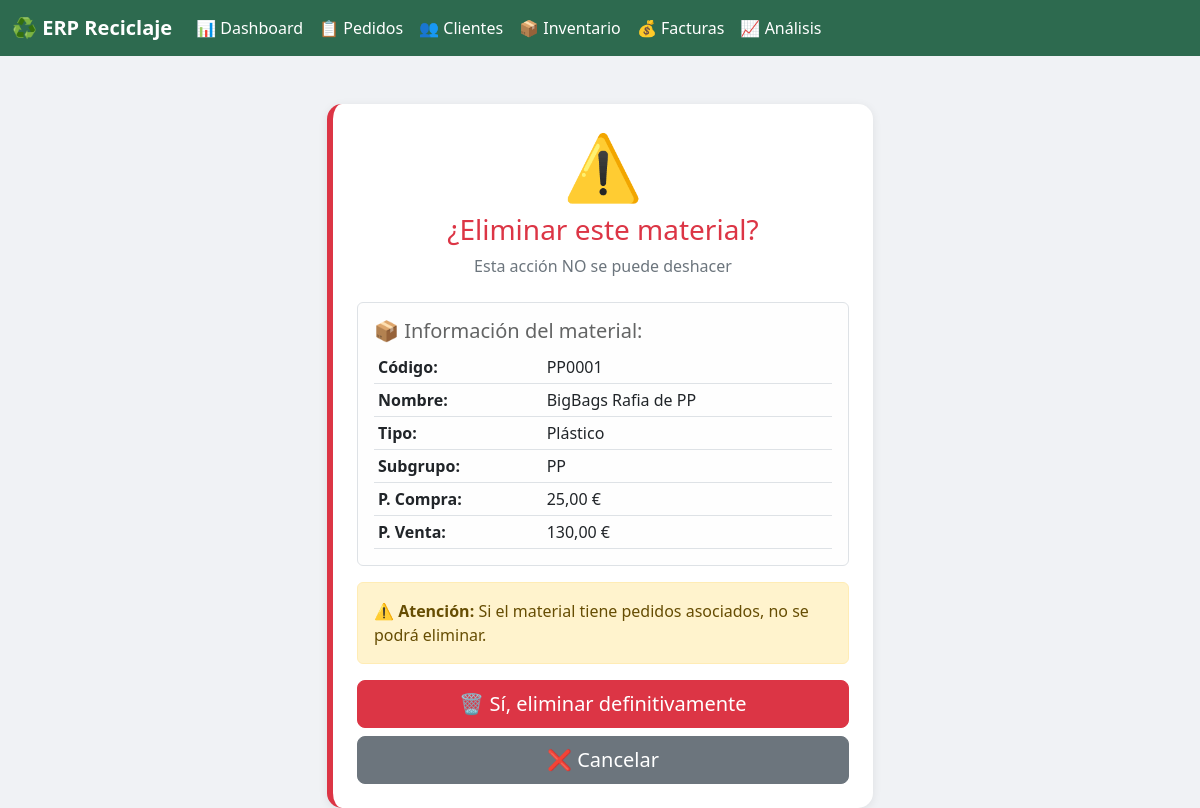
/inventario/1/eliminar/ (signed in), run on the app's committed database.
### inventario/models.py (models this page shows, shortened)
class Material(models.Model):
    UNIDADES = [
        ('KG', 'Kilogramos'),
        ('TN', 'Toneladas'),
        ('UD', 'Unidades'),
    ]
    codigo = models.CharField(max_length=50, unique=True)
    nombre = models.CharField(max_length=200)
    tipo = models.ForeignKey(TipoMaterial, on_delete=models.PROTECT, related_name='materiales')
    subgrupo = models.ForeignKey(SubgrupoMaterial, on_delete=models.PROTECT, related_name='materiales', null=True, blank=True)
    unidad = models.CharField(max_length=5, choices=UNIDADES, default='TN')
    precio_compra = models.DecimalField(max_digits=12, decimal_places=2, default=0)
    precio_venta = models.DecimalField(max_digits=12, decimal_places=2, default=0)
    descripcion = models.TextField(blank=True)
    stock_minimo_critico = models.DecimalField(
        max_digits=12, decimal_places=2, default=100,
        verbose_name="Stock mínimo crítico (tn)"
    )
    stock_minimo_bajo = models.DecimalField(
        max_digits=12, decimal_places=2, default=500,
        verbose_name="Stock mínimo bajo (tn)"
    )
    class Meta:
        verbose_name = "Material"
        verbose_name_plural = "Materiales"
        ordering = ['tipo__nombre', 'subgrupo__nombre', 'nombre']

class TipoMaterial(models.Model):
    nombre = models.CharField(max_length=100, unique=True)
    descripcion = models.TextField(blank=True)
    class Meta:
        verbose_name = "Tipo de material"
        verbose_name_plural = "Tipos de material"
        ordering = ['nombre']

class SubgrupoMaterial(models.Model):
    tipo = models.ForeignKey(TipoMaterial, on_delete=models.CASCADE, related_name='subgrupos')
    nombre = models.CharField(max_length=100)
    descripcion = models.TextField(blank=True)
    class Meta:
        verbose_name = "Subgrupo de material"
        verbose_name_plural = "Subgrupos de material"
        ordering = ['tipo__nombre', 'nombre']
        unique_together = ['tipo', 'nombre']

### inventario/views.py (the view)
# urls.py: path('<int:material_id>/eliminar/', views.confirmar_eliminar_material, name='confirmar_eliminar_material'),
@login_required
def confirmar_eliminar_material(request, material_id):
    material = get_object_or_404(Material, id=material_id)
    context = {
        'material': material,
    }
    return render(request, 'inventario/confirmar_eliminar.html', context)

### inventario/templates/inventario/confirmar_eliminar.html (shortened to what this page needs)
<!DOCTYPE html>
<html lang="es">
<head>
    <link href="https://cdn.jsdelivr.net/npm/bootstrap@5.2.3/dist/css/bootstrap.min.css" rel="stylesheet">
</head>
<body>
    <nav class="navbar navbar-expand-lg navbar-custom">
        <div class="container-fluid">
            <a class="navbar-brand text-white fw-bold" href="/">♻️ ERP Reciclaje</a>
            <div class="collapse navbar-collapse">
                <ul class="navbar-nav me-auto">
                    <li class="nav-item"><a class="nav-link" href="/">📊 Dashboard</a></li>
                    <li class="nav-item"><a class="nav-link" href="/pedidos/">📋 Pedidos</a></li>
                    <li class="nav-item"><a class="nav-link" href="/clientes/">👥 Clientes</a></li>
                    <li class="nav-item"><a class="nav-link active" href="/inventario/">📦 Inventario</a></li>
                    <li class="nav-item"><a class="nav-link" href="/finanzas/">💰 Facturas</a></li>
                    <li class="nav-item"><a class="nav-link" href="/analisis/">📈 Análisis</a></li>
                </ul>
            </div>
        </div>
    </nav>
    <div class="container mt-5">
        <div class="row justify-content-center">
            <div class="col-md-6">
                <div class="card card-custom card-peligro">
                    <div class="card-body p-4">
                        <div class="text-center mb-4">
                            <h1 style="font-size: 4rem;">⚠️</h1>
                            <h3 class="text-danger">¿Eliminar este material?</h3>
                            <p class="text-muted">Esta acción NO se puede deshacer</p>
                        </div>
                        <div class="alert alert-light border">
                            <h5>📦 Información del material:</h5>
                            <table class="table table-sm mb-0">
                                <tr>
                                    <td><strong>Código:</strong></td>
                                    <td>{{ material.codigo }}</td>
                                </tr>
                                <tr>
                                    <td><strong>Nombre:</strong></td>
                                    <td>{{ material.nombre }}</td>
                                </tr>
                                <tr>
                                    <td><strong>Tipo:</strong></td>
                                    <td>{{ material.tipo.nombre }}</td>
                                </tr>
                                <tr>
                                    <td><strong>Subgrupo:</strong></td>
                                    <td>{{ material.subgrupo.nombre|default:"-" }}</td>
                                </tr>
                                <tr>
                                    <td><strong>P. Compra:</strong></td>
                                    <td>{{ material.precio_compra }} €</td>
                                </tr>
                                <tr>
                                    <td><strong>P. Venta:</strong></td>
                                    <td>{{ material.precio_venta }} €</td>
                                </tr>
                            </table>
                        </div>
                        <div class="alert alert-warning">
                            <strong>⚠️ Atención:</strong> Si el material tiene pedidos asociados, no se podrá eliminar.
                        </div>
                        <form method="POST" action="{% url 'eliminar_material' material.id %}">
                            <div class="d-grid gap-2">
                                <button type="submit" class="btn btn-danger btn-lg">
                                    🗑️ Sí, eliminar definitivamente
                                </button>
                                <a href="{% url 'lista_inventario' %}" class="btn btn-secondary btn-lg">
                                    ❌ Cancelar
                                </a>
                            </div>
                        </form>
                    </div>
                </div>
            </div>
        </div>
    </div>
</body>
</html>

### inventario/templates/inventario/confirmar_eliminar.html (style rules this page uses)
body { background: #f0f2f5; }
.navbar-custom { background: #2d6a4f; }
.navbar-custom .nav-link { color: white !important; }
.card-custom { border-radius: 15px; box-shadow: 0 2px 10px rgba(0,0,0,0.08); border: none; }
.card-peligro { border-left: 6px solid #dc3545; }

### data on the page
Material: codigo "PP0001", nombre "BigBags Rafia de PP", tipo.nombre "Plástico", subgrupo.nombre "PP", precio_compra "25,00", precio_venta "130,00"
